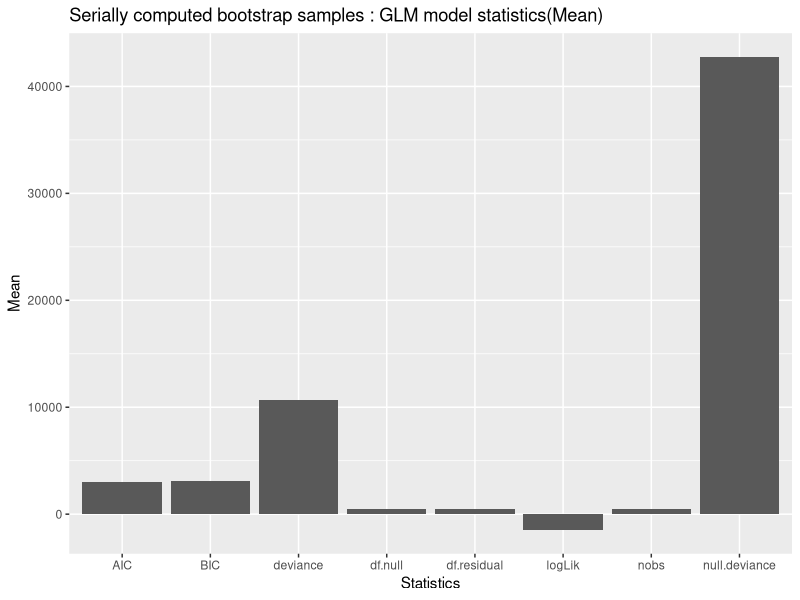

This chart was generated by the following R code: (Note: this script raises an error after producing the figure.)
## ---- chunk 1
#Clearing environment
rm(list = ls())
library(foreach)
library(doParallel) #Importing doParallel package
## ---- chunk 2
library(MASS)
data("Boston")
registerDoSEQ() #Verifying that we are working with serially
## ---- chunk 3
n <- nrow(Boston)
Rprof("serial_sampling")
set.seed("143")
boston_bootstrap <- foreach(i=1:100) %do% {Boston[sample(n, n, replace = TRUE), ]}
Rprof(NULL)
summaryRprof('serial_sampling')
## ---- chunk 4
Rprof("serial_model")
boston_bootstrap.lm <- foreach(i=1:100) %do% {glm(medv~., data=boston_bootstrap[[i]])}
Rprof(NULL)
summaryRprof("serial_model")
## ---- chunk 5
if (!requireNamespace("broom", quietly = TRUE)) {
  install.packages("broom")
}
library(broom)
## ---- chunk 6
Rprof("serial_statistics")
boston_boot.lm.fit <- foreach(i=1:100) %do% {
  glance(boston_bootstrap.lm[[i]])}
Rprof(NULL)
summaryRprof("serial_statistics")
## ---- chunk 7
bootstrap_statistics <- do.call(rbind, boston_boot.lm.fit)
## ---- chunk 8
#Lets check the data that we have recieved
head(bootstrap_statistics)
## ---- chunk 9
bootstrap_statistics.mean <- data.frame(apply(bootstrap_statistics,2, mean))
bootstrap_statistics.mean
## ---- chunk 10
bootstrap_statistics.mean["Statistics"] = c("null.deviance","df.null","logLik","AIC","BIC","deviance","df.residual","nobs")
names(bootstrap_statistics.mean)[1] = "Mean"
bootstrap_statistics.mean
## ---- chunk 11
library(ggplot2)
serial.plot <-ggplot(data = bootstrap_statistics.mean, aes(x = Statistics, y = Mean)) +
  geom_col() + #Using geom_bar gave stat_count() error, cause for geom_bar, y variable takes a categorical variable as input
  labs(title = "Serially computed bootstrap samples : GLM model statistics(Mean)")
serial.plot
## ---- chunk 12
summary(bootstrap_statistics)
## ---- chunk 13
cl <- makeCluster(detectCores(), type='PSOCK')
registerDoParallel(cl)
getDoParWorkers() #Verifying that we are computing parallelly
## ---- chunk 14
Rprof("parallel_sampling")
set.seed(143)
parallel_boot.samples <- foreach (i=1:100, .packages = c("doParallel", "foreach")) %dopar% {Boston[sample(n, n, replace = TRUE),]}
Rprof(NULL)
summaryRprof("parallel_sampling")
## ---- chunk 15
Rprof("Parallel_model")
parallel_boot.models <- foreach(i=1:100, parallel_boot.samples, .packages = c("doParallel", "foreach")) %dopar% {
  glm(medv~.,data=parallel_boot.samples[[i]]) 
}
Rprof(NULL)
summaryRprof("Parallel_model")
## ---- chunk 16
Rprof("parallel_statistics")
parallel_boot.statistics <- foreach(i=1:100, parallel_boot.models, .packages = c("doParallel", "foreach", "broom")) %dopar% {
  glance(parallel_boot.models[[i]])
}
Rprof(NULL)
summaryRprof("parallel_statistics")
## ---- chunk 17
parallel_boot.statistics.merge <- do.call(rbind, parallel_boot.statistics) #Using rbind to combine all one-row dataframes (recieved from GLANCE function) into one dataframe to better usability 
parallel_boot.statistics.mean <- data.frame(apply(parallel_boot.statistics.merge,2, mean))
#Creating a separate column consisting all the model statistic labels
parallel_boot.statistics.mean["Statistics"] = c("null.deviance","df.null","logLik","AIC","BIC","deviance","df.residual","nobs")
names(parallel_boot.statistics.mean)[1] = "Mean"
parallel_boot.statistics.mean
## ---- chunk 18
ggplot(data = parallel_boot.statistics.mean, aes(x = Statistics, y = Mean))+
  geom_col()+
  labs(title = "Parallelly computed bootstrap samples : GLM model statistics(Mean)")
serial.plot
## ---- chunk 19
#Stopping cluster and parallel computing
stopCluster(cl)
registerDoSEQ()
## ---- chunk 20
serial_bootstrap_glmfit <- function(Boston){
  n=nrow(Boston)
  library(broom)
  set.seed("143")
  serial_bootstrap <- foreach(i=1:100) %do% {Boston[sample(n, n, replace = TRUE), ]}
  serialboot_glm <-foreach(i=1:100) %do% {glm(medv~.,data=serial_bootstrap[[i]])}
  serialboot_glm_stat <- foreach(i=1:100) %do% {glance(serialboot_glm[[i]])}
  serial_stats <- do.call(rbind, serialboot_glm_stat)
}
## ---- chunk 21
parallel_bootstrap_glmfit <- function(Boston){
  cl <- makeCluster(detectCores()-1, type='PSOCK')
  doParallel::registerDoParallel()
  n=nrow(Boston)
  set.seed("143")
  parallel_bootstrap <- foreach(i=1:100, .packages = c("foreach","doParallel")) %dopar% {
    Boston[sample(n, n, replace = TRUE), ]}
  parallelboot_glm <-foreach(i=1:100, .packages = c("foreach","doParallel")) %dopar% {
    glm(medv~.,data=parallel_bootstrap[[i]])}
  parallelboot_glm_stat <- foreach(i=1:100,.packages = c("foreach","doParallel","broom")) %dopar% {
    glance(parallelboot_glm[[i]])}
  parallel_stats <- do.call(rbind, parallelboot_glm_stat)
  stopCluster(cl)
  registerDoSEQ()
}
## ---- chunk 22
microbenchmark::microbenchmark(
  'serial_op' = serial_bootstrap_glmfit(Boston),
  'parallel_op' = parallel_bootstrap_glmfit(Boston),
  times=10
)
